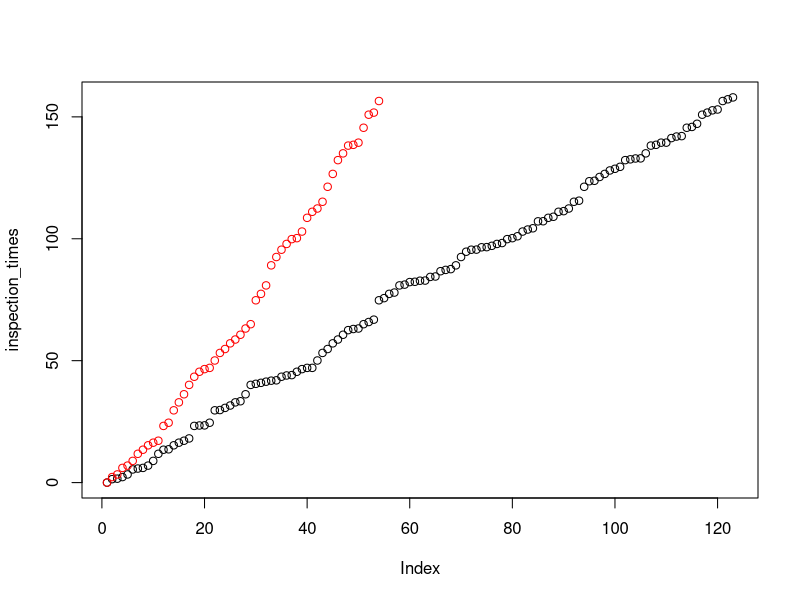

Here is the R script that generated this plot:
# #https://stats.stackexchange.com/questions/148997/poisson-process-in-r-from-exponential-distribution
# ## find the number 'n' of exponential r.vs required by imposing that
# ## Pr{N(t) <= n} <= 1 - eps for a small 'eps'

# TASK 2

v = .7
lambda <- 0.5
T_0 <- 100
n <- qpois(1 - 1e-8, lambda = v * T_0) # nie wiem czemu jest 1 - 1e-8
X <- rexp(n = n, rate = v)
inspection_times <- c(0, cumsum(X))

lightbulb = 1
failureTimes = c(0)
lightbulbTime <- rexp(1, rate = lambda)
lightbulbLifetimes <- c()
for(i in 1:(length(inspection_times) - 1)){
  if( inspection_times[i + 1] - failureTimes[lightbulb] > lightbulbTime){
    failureTimes = append(failureTimes, inspection_times[i + 1])
    lightbulb = lightbulb + 1
    lightbulbLifetimes = append(lightbulbLifetimes, lightbulbTime)
    lightbulbTime <- rexp(1, rate = lambda)
  }
}

plot(inspection_times)
points(failureTimes, col = 'red')


#TASK 3

momentsOfFailure <- lightbulbLifetimes + failureTimes[1:length(failureTimes)-1]
percentageOfTimeWithoutLight <- sum(failureTimes[2:length(failureTimes)] - momentsOfFailure) / tail(failureTimes, n=1)

N = 100
avgNoOfReplacements = 0
for(j in 1:N){
    n <- qpois(1 - 1e-8, lambda = v * T_0) # nie wiem czemu jest 1 - 1e-8
    X <- rexp(n = n, rate = v)
    inspection_times <- c(0, cumsum(X))

    lightbulb = 1
    failureTimes = c(0)
    lightbulbTime <- rexp(1, rate = lambda)
    lightbulbLifetimes <- c()
    for(i in 1:(length(inspection_times) - 1)){
        if( inspection_times[i + 1] - failureTimes[lightbulb] > lightbulbTime){
            failureTimes = append(failureTimes, inspection_times[i + 1])
            lightbulb = lightbulb + 1
            lightbulbLifetimes = append(lightbulbLifetimes, lightbulbTime)
            lightbulbTime <- rexp(1, rate = lambda)
        }
    }
    avgNoOfReplacements = avgNoOfReplacements + lightbulb
}

avgNoOfReplacements = avgNoOfReplacements / N


# task 4 - just as I thought - assume that failure is at the moment of inspection

v = .7
lambda <- 0.5
T_0 <- 100
n <- qpois(1 - 1e-8, lambda = v * T_0) # nie wiem czemu jest 1 - 1e-8
X <- rexp(n = n, rate = v)
inspection_times <- c(0, cumsum(X))

lightbulb = 1
failureTimes = c(0)
lightbulbTime <- rexp(1, rate = lambda)
lightbulbLifetimes <- c()
for(i in 1:(length(inspection_times) - 1)){
    if( inspection_times[i + 1] - failureTimes[lightbulb] > lightbulbTime){
        failureTimes = append(failureTimes, inspection_times[i + 1])
        lightbulb = lightbulb + 1
        lightbulbLifetimes = append(lightbulbLifetimes, lightbulbTime)
        lightbulbTime <- rexp(1, rate = lambda)
    }
}

naive_lightbulb_lifetime = failureTimes[2:length(failureTimes)] - failureTimes[1:length(failureTimes) - 1]
mean_naive = mean(naive_lightbulb_lifetime)
variance_naive = var(naive_lightbulb_lifetime)


# task 5 - this estimator assumes that between last inspection and moment of bulb replacement (next inspection) the probability of light failure comes from exponential or uniform distribution

naive_lightbulb_lifetime = failureTimes[2:length(failureTimes)] - failureTimes[1:length(failureTimes) - 1]
uniform_multiplier = runif(length(naive_lightbulb_lifetime))
uniform_lightbulb_lifetime = uniform_multiplier * naive_lightbulb_lifetime
mean_uniform = mean(uniform_lightbulb_lifetime)
variance_uniform = var(uniform_lightbulb_lifetime)
